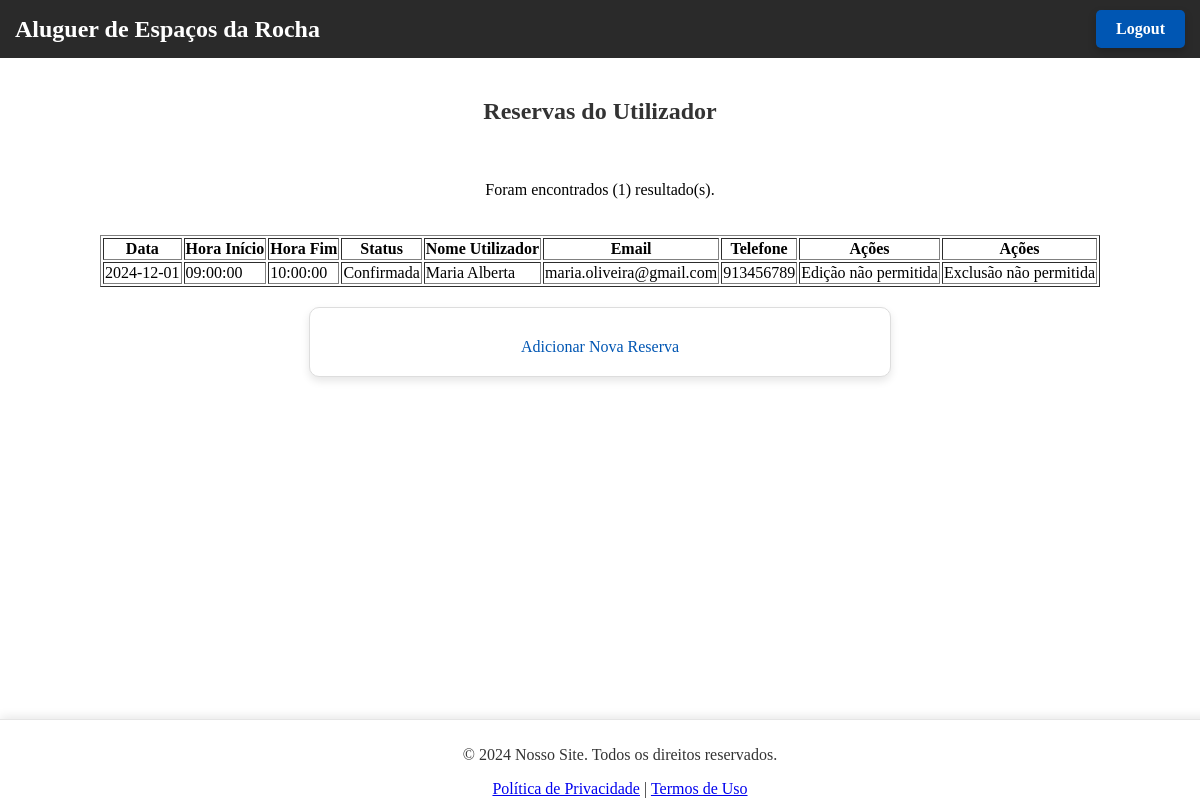
Screenshot of /logado.php?id=1 with the database file from the repository.
### tables this page shows
CREATE TABLE `reserva` (
  `id_reserva` int(11) NOT NULL,
  `data_reserva` date DEFAULT NULL,
  `hora_inicio` time DEFAULT NULL,
  `hora_fim` time DEFAULT NULL,
  `status_reserva` enum('Confirmada','Cancelada','Pendente') DEFAULT 'Pendente',
  `id_utilizador` int(11) DEFAULT NULL,
  `id_espaco` int(11) DEFAULT NULL
);

CREATE TABLE `utilizador` (
  `id_utilizador` int(11) NOT NULL,
  `nome` varchar(50) NOT NULL,
  `email` varchar(100) NOT NULL,
  `telefone` bigint(20) NOT NULL,
  `tipo_user` enum('Professor','Aluno','Externo') NOT NULL,
  `senha` varchar(50) NOT NULL
);

### logado.php (the view, shortened to what this page needs)
<?php
include('connect.php');
$id = $_SESSION['id'];
$sql = "SELECT r.id_reserva, r.data_reserva, r.hora_inicio, r.hora_fim, r.status_reserva,
               u.nome AS nome_utilizador, u.email, u.telefone
        FROM reserva r
        JOIN utilizador u ON r.id_utilizador = u.id_utilizador
        WHERE u.id_utilizador = ?";
$stmt = $con->prepare($sql);
$stmt->bind_param("i", $id);
$stmt->execute();
$result = $stmt->get_result();
?>
<!DOCTYPE html>
<html lang="pt-PT">
<head>
    <link rel="stylesheet" href="style.css">
</head>
<body>
    <header>
        <h1>Aluguer de Espaços da Rocha</h1>
        <a href="logout.php" class="login-button" onclick="return confirmarLogout(event)">Logout</a>
    </header>
    <main>
        <h2>Reservas do Utilizador</h2>
        <table border="1">
            <tr>
                <th>Data</th>
                <th>Hora Início</th>
                <th>Hora Fim</th>
                <th>Status</th>
                <th>Nome Utilizador</th>
                <th>Email</th>
                <th>Telefone</th>
                <th>Ações</th>
                <th>Ações</th>
            </tr>
            <?php
            if ($result->num_rows > 0) {
                echo "<p>Foram encontrados (" . $result->num_rows . ") resultado(s).</p>";
                while ($row = $result->fetch_assoc()) {
                    echo "<tr>
                        <td>{$row['data_reserva']}</td>
                        <td>{$row['hora_inicio']}</td>
                        <td>{$row['hora_fim']}</td>
                        <td>{$row['status_reserva']}</td>
                        <td>{$row['nome_utilizador']}</td>
                        <td>{$row['email']}</td>
                        <td>{$row['telefone']}</td>
                        <td>";
                    if ($row['status_reserva'] != 'Confirmada' && $row['status_reserva'] != 'Cancelada') {
                        echo "<a href='editar_perfil.php?id_reserva={$row['id_reserva']}'>Editar</a>";
                    } else {
                        echo "Edição não permitida";
                    }
                    echo "</td><td>";
                    if ($row['status_reserva'] != 'Confirmada' && $row['status_reserva'] != 'Cancelada') {
                        echo "<a href='excluir_reserva.php?id_reserva={$row['id_reserva']}'>Excluir</a>";
                    } else {
                        echo "Exclusão não permitida";
                    }
                    echo "</td></tr>";
                }
            } else {
                echo "<tr><td colspan='8'>Nenhuma reserva encontrada para este utilizador.</td></tr>";
            }
            ?>
        </table>
        <div class="form-container">
            <a href="adicionar_reserva.php" class="btn-adicionar">Adicionar Nova Reserva</a>
        </div>
    </main>
    <footer>
        <p>&copy; 2024 Nosso Site. Todos os direitos reservados.</p>
        <p><a href="#">Política de Privacidade</a> | <a href="#">Termos de Uso</a></p>
    </footer>
</body>
</html>

### style.css (style rules this page uses)
body { display: flex; flex-direction: column; min-height: 100vh; margin: 0; }
header { background: #2a2a2a; color: white; display: flex; align-items: center; justify-content: space-between; padding: 10px 15px; position: relative; }
header h1 { font-size: 1.5rem; margin: 0; }
main { display: flex; flex-direction: column; align-items: center; gap: 20px; padding: 20px 0; }
.form-container { background: white; border: 1px solid #ddd; border-radius: 10px; padding: 20px; width: 45%; box-shadow: 0 4px 8px rgba(0, 0, 0, 0.1); margin-bottom: 20px; justify-content: center; align-items: center; }
h2 { text-align: center; color: #333; }
.form-container a { color: #0056b3; text-decoration: none; display: block; margin-top: 10px; text-align: center; }
.login-button { background-color: #0056b3; color: #ffffff; text-decoration: none; border: none; border-radius: 5px; padding: 10px 20px; font-size: 1rem; font-weight: bold; text-align: center; display: inline-block; cursor: pointer; transition: background-color 0.3s ease, transform 0.2s ease; box-shadow: 0px 4px 8px rgba(0, 0, 0, 0.2); }
footer { width: 100%; height: 60px; padding: 10px 20px; background: rgba(255, 255, 255, 0.8); color: #333; text-align: center; backdrop-filter: blur(8px); position: fixed; bottom: 0; border-top: 1px solid rgba(0, 0, 0, 0.1); box-shadow: 0 -2px 10px rgba(0, 0, 0, 0.1); z-index: 1000; transition: opacity 0.4s ease, transform 0.4s ease; }

### rows the page displays
reserva: data_reserva "2024-12-01", hora_inicio "09:00:00", hora_fim "10:00:00", status_reserva "Confirmada", id_utilizador.nome "Maria Alberta", id_utilizador.email "maria.oliveira@gmail.com", id_utilizador.telefone "913456789", shows "Edição não permitida", shows "Exclusão não permitida"

### other values shown
$result->num_rows "1"
